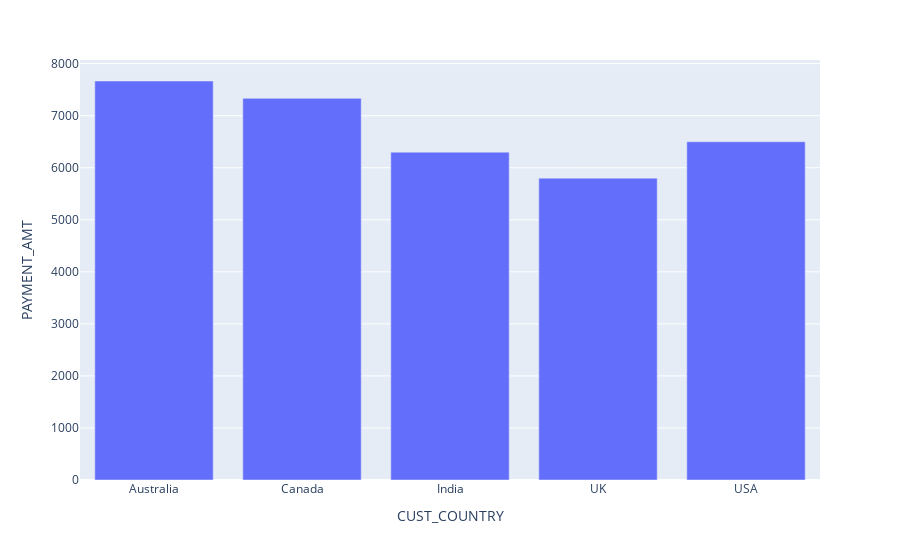

Notebook cell for this chart:
### Code cell
px.bar(pay_avg_df,'CUST_COUNTRY','PAYMENT_AMT')

### Figure 1 — Plotly figure (JSON) as saved in the notebook; plotly's stock layout.template omitted (floating-point values rounded to 4 significant figures)
{"data": [{"alignmentgroup": "True", "hovertemplate": "CUST_COUNTRY=%{x}<br>PAYMENT_AMT=%{y}<extra></extra>", "legendgroup": "", "marker": {"color": "#636efa", "pattern": {"shape": ""}}, "name": "", "offsetgroup": "", "orientation": "v", "showlegend": false, "textposition": "auto", "type": "bar", "x": ["Australia", "Canada", "India", "UK", "USA"], "xaxis": "x", "y": [7667.0, 7333.0, 6300, 5800, 6500], "yaxis": "y"}], "layout": {"barmode": "relative", "legend": {"tracegroupgap": 0}, "margin": {"t": 60}, "xaxis": {"anchor": "y", "domain": [0, 1], "title": {"text": "CUST_COUNTRY"}}, "yaxis": {"anchor": "x", "domain": [0, 1], "title": {"text": "PAYMENT_AMT"}}}}
